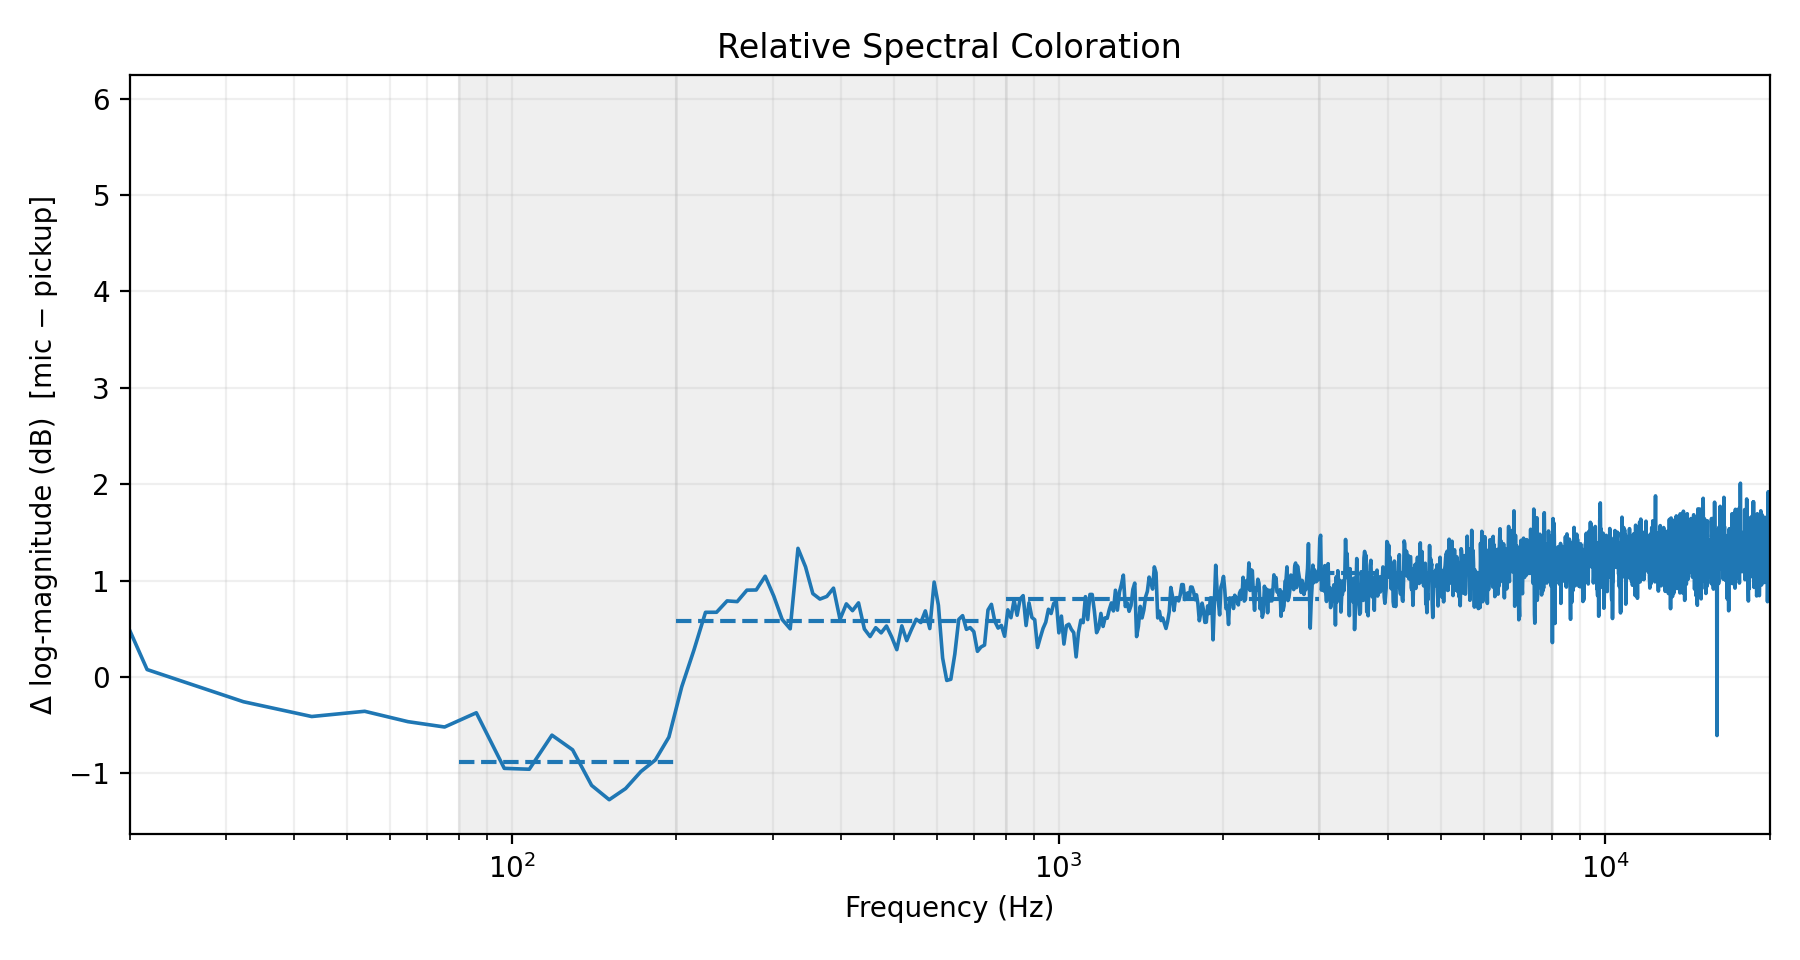

Recreate this plot in Python.
#!/usr/bin/env python3
"""
Compute & plot relative spectral coloration (mic vs pickup).

Δ(f) = mean_k[ 20*log10 |STFT{mic}(f,k)| ] - mean_k[ 20*log10 |STFT{pickup}(f,k)| ]

Usage:
  python coloration_mic_vs_pickup.py \
      --pickup path/to/pickup.wav \
      --mic path/to/mic.wav \
      --sr 44100 \
      --n_fft 4096 --hop 1024 \
      --out_fig coloration_mic_vs_pickup.png \
      --out_csv coloration_mic_vs_pickup.csv
"""

import argparse
import numpy as np
import librosa as lr
import matplotlib.pyplot as plt
import csv
from typing import Tuple, Dict

def stft_logmag_db(x: np.ndarray, sr: int, n_fft: int, hop: int) -> Tuple[np.ndarray, np.ndarray]:
    """Return frequency axis (Hz) and time-averaged log-magnitude in dB."""
    eps = 1e-12
    S = lr.stft(x, n_fft=n_fft, hop_length=hop, window="hann", center=True)
    mag = np.abs(S) + eps
    L = 20.0 * np.log10(mag)
    L_mean = L.mean(axis=1)  # average over frames
    freqs = np.linspace(0, sr/2, L_mean.shape[0])
    return freqs, L_mean

def band_means(freqs: np.ndarray, delta_db: np.ndarray) -> Dict[str, float]:
    """Band-averaged Δ(f) over fixed musical bands."""
    bands = {
        "low (80–200 Hz)": (80, 200),
        "low-mid (200–800 Hz)": (200, 800),
        "mid (0.8–3 kHz)": (800, 3000),
        "high (3–8 kHz)": (3000, 8000),
    }
    out = {}
    for name, (f1, f2) in bands.items():
        m = (freqs >= f1) & (freqs <= f2)
        out[name] = float(delta_db[m].mean()) if np.any(m) else np.nan
    return out

def main():
    ap = argparse.ArgumentParser()
    ap.add_argument("--pickup", required=True, help="Path to pickup WAV")
    ap.add_argument("--mic", required=True, help="Path to mic/mix WAV")
    ap.add_argument("--sr", type=int, default=44100, help="Analysis sample rate")
    ap.add_argument("--n_fft", type=int, default=4096)
    ap.add_argument("--hop", type=int, default=1024)
    ap.add_argument("--out_fig", default="coloration_mic_vs_pickup.png")
    ap.add_argument("--out_csv", default=None, help="Optional CSV to dump Δ(f)")
    ap.add_argument("--trim_db", type=float, default=None,
                    help="Optional librosa.effects.trim top_db (e.g., 60) to remove leading/trailing silence")
    args = ap.parse_args()

    # Load (mono), resample
    x, sr_x = lr.load(args.pickup, sr=args.sr, mono=True)
    y, sr_y = lr.load(args.mic, sr=args.sr, mono=True)

    # Optional silence trim (independently per signal)
    if args.trim_db is not None:
        x, _ = lr.effects.trim(x, top_db=args.trim_db)
        y, _ = lr.effects.trim(y, top_db=args.trim_db)

    # Match durations (pad/truncate to min length)
    N = min(len(x), len(y))
    x = x[:N]
    y = y[:N]

    # Spectral log-mag (dB), averaged over time
    freqs, Lx = stft_logmag_db(x, args.sr, args.n_fft, args.hop)
    _,    Ly = stft_logmag_db(y, args.sr, args.n_fft, args.hop)

    # Relative coloration Δ(f) in dB (mic − pickup)
    delta_db = Ly - Lx

    # Print band means
    means = band_means(freqs, delta_db)
    print("\nRelative spectral coloration (mic − pickup), band-averaged [dB]:")
    for k, v in means.items():
        print(f"  {k:>18}: {v:+.2f} dB")

    # Save CSV if requested
    if args.out_csv:
        with open(args.out_csv, "w", newline="") as f:
            w = csv.writer(f)
            w.writerow(["freq_hz", "delta_db_mic_minus_pickup", "mic_logmag_db", "pickup_logmag_db"])
            for f_hz, d, ly, lx in zip(freqs, delta_db, Ly, Lx):
                w.writerow([f_hz, d, ly, lx])
        print(f"Saved CSV: {args.out_csv}")

    # Plot
    plt.figure(figsize=(9, 4.8))
    plt.plot(freqs, delta_db, linewidth=1.3)
    plt.xlim(20, min(args.sr/2, 20000))
    plt.xscale("log")
    plt.xlabel("Frequency (Hz)")
    plt.ylabel("Δ log-magnitude (dB)  [mic − pickup]")
    plt.title("Relative Spectral Coloration")
    plt.grid(True, which="both", alpha=0.2)

    # Shade bands & annotate means
    bands = [(80,200), (200,800), (800,3000), (3000,8000)]
    labels = list(means.keys())
    for (f1,f2), lab in zip(bands, labels):
        plt.axvspan(f1, f2, color="0.85", alpha=0.4)
        m = (freqs >= f1) & (freqs <= f2)
        if np.any(m):
            plt.hlines(means[lab], f1, f2, linestyles="--")

    plt.tight_layout()
    plt.savefig(args.out_fig, dpi=200)
    print(f"Saved figure: {args.out_fig}")

if __name__ == "__main__":
    main()
